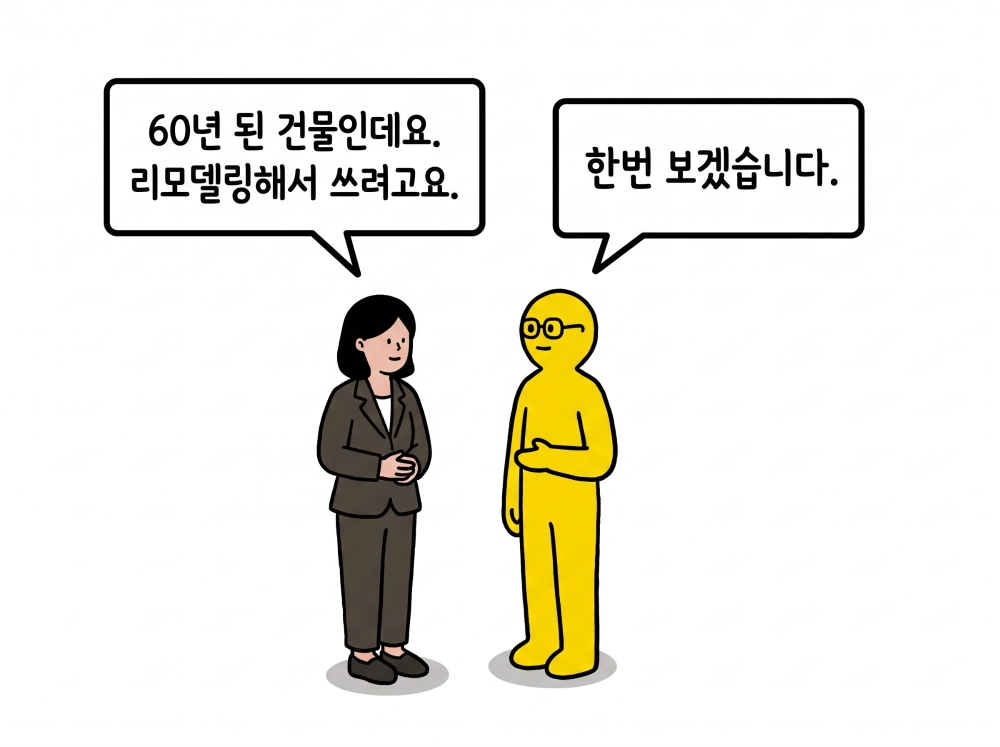
#> input picture shorts/characters/base_reference.png, 2000 x 1493 px (shown at 1/2 size)
$ python cutout_chars.py
#> lines starting #> are read from the running program, lines starting #| are printed output that depends on the picture; after the words box and inside, x2 and y2 are one past the last pixel; in counts of white or black regions, pixels touching at a corner belong together
# Clean transparent cutouts of each base character (no bubbles, no grey floor shadows)
from PIL import Image, ImageDraw, ImageFilter
import numpy as np

im = Image.open("base_reference.png").convert("RGB")
#> im is the input picture: PIL image 2000x1493 RGB; mean R, G, B 236, 234.3, 226.8
crop = im.crop((560, 560, 1320, 1420))           # below the speech bubbles
w, h = crop.size
#> w = 760; h = 860
key = crop.copy(); K = (255, 0, 255)
for x in range(0, w, 3):
    for y in (0, h - 1):
        if key.getpixel((x, y)) != K: ImageDraw.floodfill(key, (x, y), K, thresh=45)
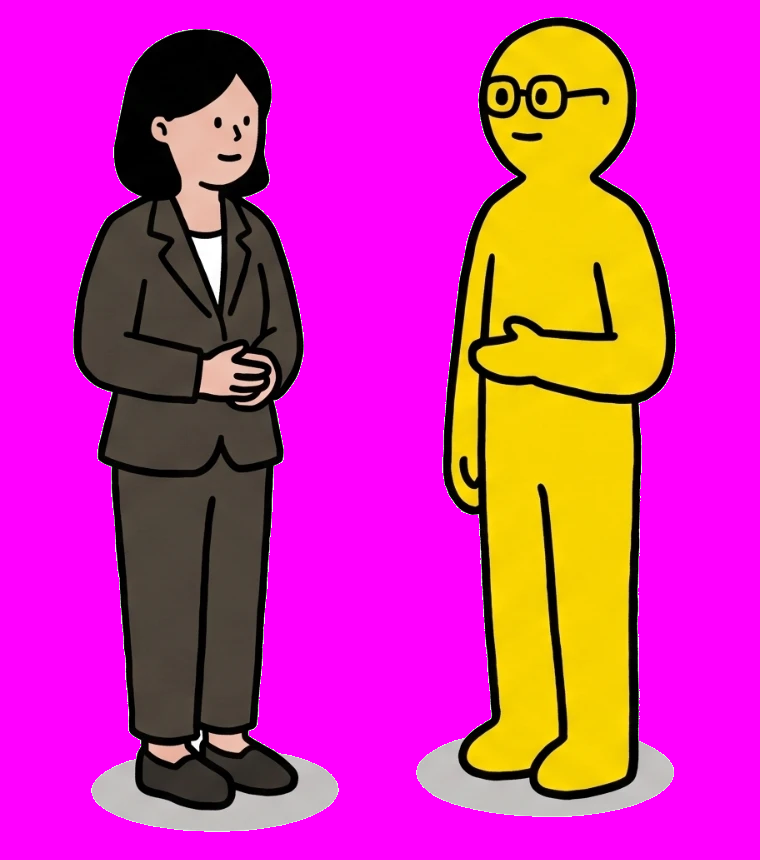
#> key: PIL image 760x860 RGB; mean R, G, B 206.9, 50.6, 165.8
for y in range(0, h, 3):
    for x in (0, w - 1):
        if key.getpixel((x, y)) != K: ImageDraw.floodfill(key, (x, y), K, thresh=45)
k = np.array(key).astype(int); px = np.array(crop).astype(int)
a = np.where((k[..., 0] == 255) & (k[..., 1] == 0) & (k[..., 2] == 255), 0, 255).astype(np.uint8)
#> a: shape (860, 760); 41.7% white; 2 white regions, box (x1, y1, x2, y2) and area: (416, 17, 676, 817) 139112, (73, 29, 339, 832) 133146
yy = np.arange(h)[:, None]
#> yy = 860 values from 0 to 859
grey = (np.ptp(px, axis=2) < 14) & (px.min(2) > 110) & (yy > 700)   # floor shadow ellipses
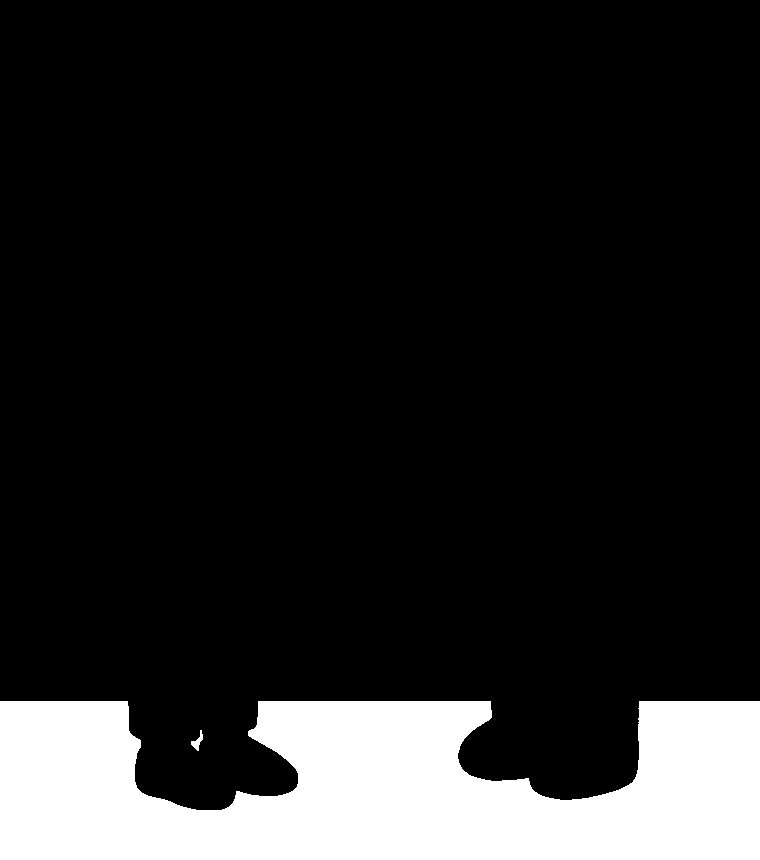
#> grey: shape (860, 760) bool; 14.1% white; 2 white regions, box (x1, y1, x2, y2) and area: (0, 701, 760, 860) 92351, (191, 730, 203, 751) 102
a[grey] = 0
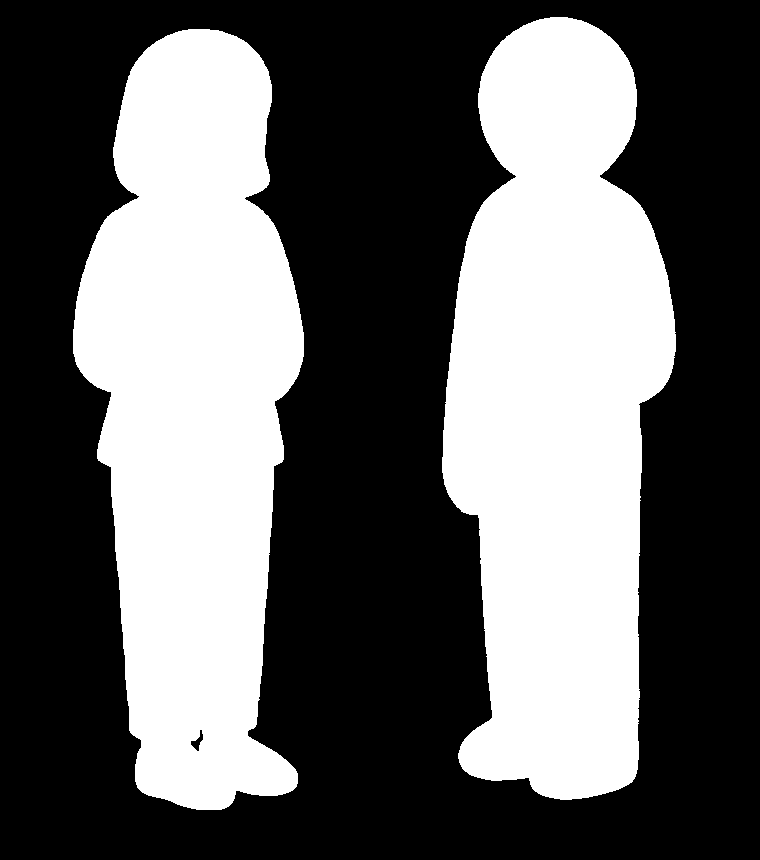
#> a: shape (860, 760); 39% white; 2 white regions, box (x1, y1, x2, y2) and area: (442, 17, 676, 800) 130850, (73, 29, 304, 810) 124311
alpha = Image.fromarray(a).filter(ImageFilter.MinFilter(3)).filter(ImageFilter.GaussianBlur(0.8))
rgba = crop.convert("RGBA"); rgba.putalpha(alpha)
rgba = rgba.crop(rgba.getbbox()); rgba.save("both_cutout.png")
#> after `rgba = rgba.crop(rgba.getbbox())`:
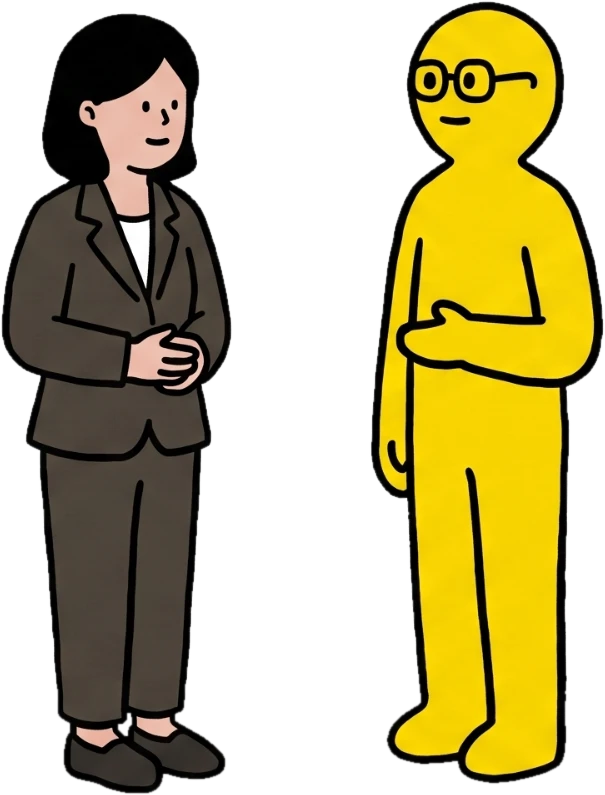
#> rgba: PIL image 605x795 RGBA; mean R, G, B, A 189.9, 179.7, 134, 132.8; transparent parts drawn white
# split at the empty column between the two figures
al = np.array(rgba.split()[-1]) > 20
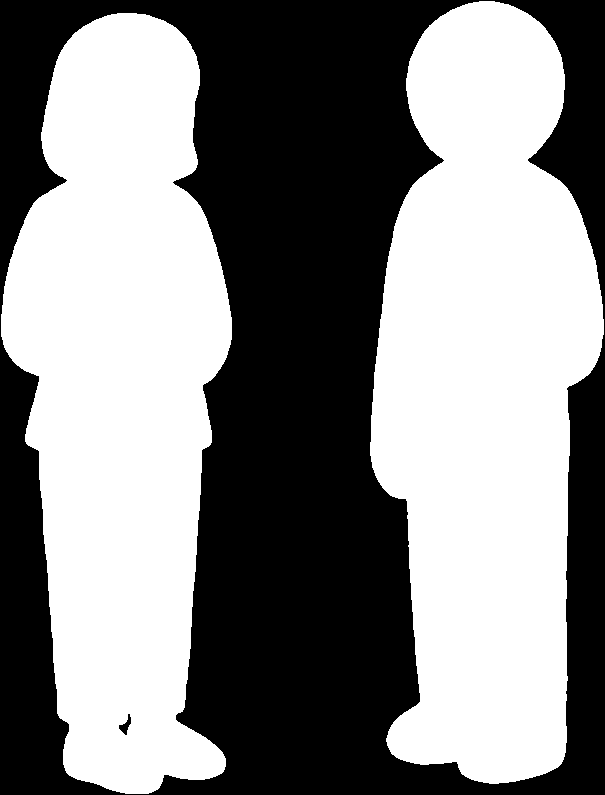
#> al: shape (795, 605) bool; 52.9% white; 2 black regions, box (x1, y1, x2, y2) and area: (0, 0, 605, 795) 226404, (119, 714, 131, 735) 107
cols = np.where(al.any(0))[0]
#> cols = 465 values from 1 to 603
gaps = [c for c in range(cols[0], cols[-1]) if not al[:, c].any()]
#> gaps = 138 values from 232 to 369
mid = gaps[len(gaps) // 2]
#> mid = 301
for name, box in (("client", (0, 0, mid, rgba.height)), ("architect", (mid, 0, rgba.width, rgba.height))):
    p = rgba.crop(box); p = p.crop(p.getbbox()); p.save(f"{name}_base.png"); print(name, p.size)
#> this loop made 2 passes
#> (name, box) on passes 1 to 2: ('client', (0, 0, 301, 795)), ('architect', (301, 0, 605, 795))
#| client (233, 783)
#| architect (236, 785)
#> pass 1, `p = p.crop(p.getbbox())`:
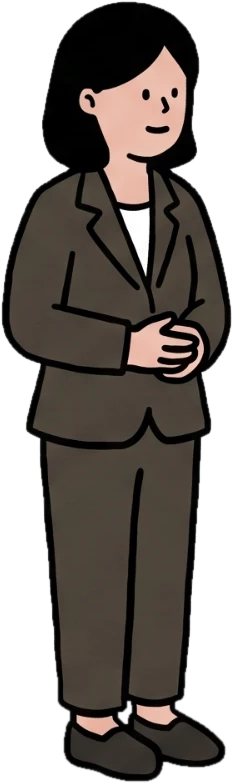
#> p: PIL image 233x783 RGBA; mean R, G, B, A 127.5, 121, 116.3, 170.4; transparent parts drawn white
#> pass 2, `p = p.crop(p.getbbox())`:
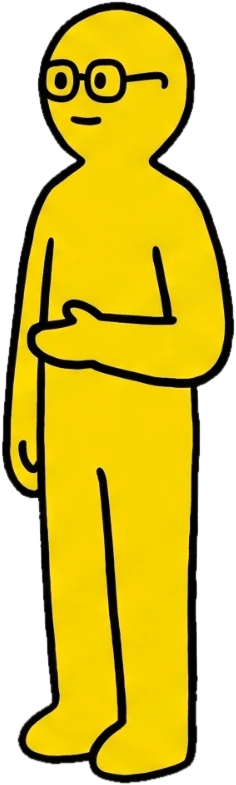
#> p: PIL image 236x785 RGBA; mean R, G, B, A 212.9, 192.9, 78.9, 177; transparent parts drawn white
